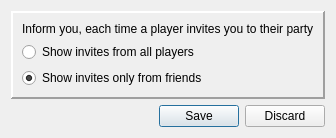
<?xml version="1.0" encoding="UTF-8"?>
<ui version="4.0">
 <class>Dialog</class>
 <widget class="QDialog" name="Dialog">
  <property name="geometry">
   <rect>
    <x>0</x>
    <y>0</y>
    <width>321</width>
    <height>136</height>
   </rect>
  </property>
  <property name="windowTitle">
   <string>More - Party Invite</string>
  </property>
  <layout class="QVBoxLayout" name="verticalLayout" stretch="1,0">
   <item>
    <widget class="QFrame" name="frame">
     <property name="frameShape">
      <enum>QFrame::Panel</enum>
     </property>
     <property name="frameShadow">
      <enum>QFrame::Raised</enum>
     </property>
     <property name="lineWidth">
      <number>2</number>
     </property>
     <layout class="QVBoxLayout" name="verticalLayout_2">
      <item>
       <widget class="QLabel" name="label">
        <property name="text">
         <string>Inform you, each time a player invites you to their party</string>
        </property>
       </widget>
      </item>
      <item>
       <widget class="QRadioButton" name="radioButtonAll">
        <property name="text">
         <string>Show invites from all players</string>
        </property>
        <property name="checked">
         <bool>false</bool>
        </property>
       </widget>
      </item>
      <item>
       <widget class="QRadioButton" name="radioButtonFriends">
        <property name="text">
         <string>Show invites only from friends</string>
        </property>
        <property name="checked">
         <bool>true</bool>
        </property>
       </widget>
      </item>
      <item>
       <spacer name="verticalSpacer">
        <property name="orientation">
         <enum>Qt::Vertical</enum>
        </property>
        <property name="sizeHint" stdset="0">
         <size>
          <width>20</width>
          <height>40</height>
         </size>
        </property>
       </spacer>
      </item>
     </layout>
    </widget>
   </item>
   <item>
    <layout class="QHBoxLayout" name="horizontalLayout">
     <item>
      <spacer name="horizontalSpacer">
       <property name="orientation">
        <enum>Qt::Horizontal</enum>
       </property>
       <property name="sizeHint" stdset="0">
        <size>
         <width>40</width>
         <height>20</height>
        </size>
       </property>
      </spacer>
     </item>
     <item>
      <widget class="QPushButton" name="btnSave">
       <property name="text">
        <string>Save</string>
       </property>
      </widget>
     </item>
     <item>
      <widget class="QPushButton" name="pushButton">
       <property name="text">
        <string>Discard</string>
       </property>
      </widget>
     </item>
    </layout>
   </item>
  </layout>
 </widget>
 <resources/>
 <connections>
  <connection>
   <sender>pushButton</sender>
   <signal>clicked()</signal>
   <receiver>Dialog</receiver>
   <slot>hide()</slot>
   <hints>
    <hint type="sourcelabel">
     <x>256</x>
     <y>115</y>
    </hint>
    <hint type="destinationlabel">
     <x>521</x>
     <y>123</y>
    </hint>
   </hints>
  </connection>
 </connections>
</ui>
